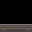

This is a level from a 2D game, rendered from its Tiled map with the project's own tilesets. A one-line summary and the complete map file follow:
An orthogonal 1x1 tile map with 32x32 px tiles, 1 tile layer (Assembly), 3 tilesets.

<map version="1.10" orientation="orthogonal" renderorder="right-down" width="1" height="1" tilewidth="32" tileheight="32" infinite="0" nextlayerid="2" nextobjectid="1">
  <tileset firstgid="1" source="../floors.tsx" />
  <tileset firstgid="321" source="../walls.tsx" />
  <tileset firstgid="961" source="../architecture.tsx" />
  <layer id="1" name="Assembly" width="1" height="1">
    <data encoding="csv">
1925
</data>
  </layer>
</map>
